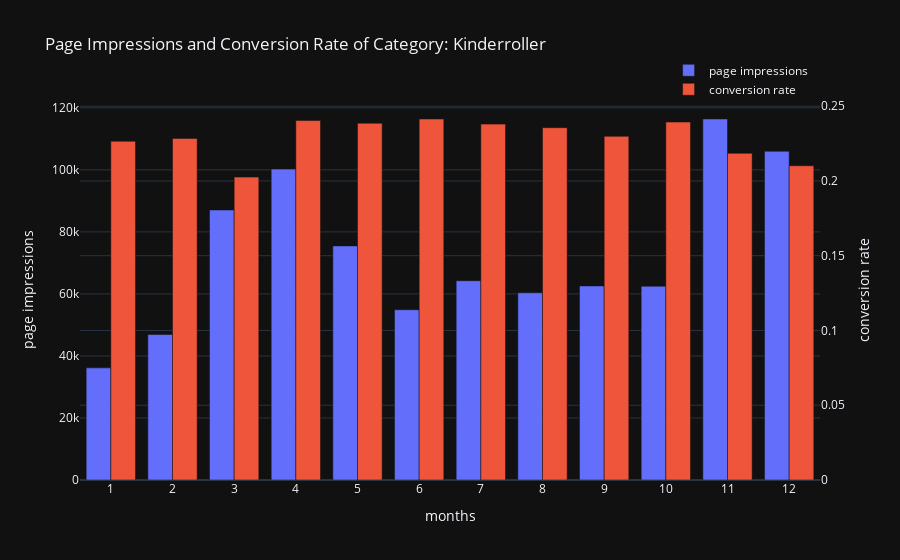

The notebook cell saved with this chart:
### Markdown cell above
Bar Plot with two y-axes for "page impressions" & "conversion rate":

### Code cell
cat_name = "Kinderroller"
cat = data.loc[data['category'] == cat_name]

fig = go.Figure(
    data=[
        go.Bar(name='page impressions', x=cat["month"], y=cat["pageimpressions"], yaxis='y', offsetgroup=1),
        go.Bar(name='conversion rate', x=cat["month"], y=cat["CR"], yaxis='y2', offsetgroup=2)
    ],
    layout={
        'yaxis': {'title': 'page impressions'},
        'yaxis2': {'title': 'conversion rate', 'overlaying': 'y', 'side': 'right'}
    }
)
# Change the bar mode
fig.update_xaxes(title_text="months", dtick=[len(cat.index)])
fig.update_layout(title_text=f"Page Impressions and Conversion Rate of Category: {cat_name}", 
                barmode='group', template='plotly_dark',
                legend=dict(yanchor="bottom",y=0.99, xanchor="right",x=0.99))
fig.show()

### Figure 1 — Plotly figure (JSON) as saved in the notebook; plotly's stock layout.template omitted (floating-point values rounded to 4 significant figures)
{"data": [{"name": "page impressions", "offsetgroup": "1", "type": "bar", "x": [1, 2, 3, 4, 5, 6, 7, 8, 9, 10, 11, 12], "y": [36156, 46916, 87064, 100233, 75479, 54897, 64260, 60366, 62572, 62472, 116394, 105993], "yaxis": "y"}, {"name": "conversion rate", "offsetgroup": "2", "type": "bar", "x": [1, 2, 3, 4, 5, 6, 7, 8, 9, 10, 11, 12], "y": [0.2265, 0.2285, 0.2026, 0.2404, 0.2386, 0.2414, 0.238, 0.2356, 0.2298, 0.2394, 0.2185, 0.2102], "yaxis": "y2"}], "layout": {"barmode": "group", "legend": {"x": 0.99, "xanchor": "right", "y": 0.99, "yanchor": "bottom"}, "title": {"text": "Page Impressions and Conversion Rate of Category: Kinderroller"}, "xaxis": {"dtick": [12], "title": {"text": "months"}}, "yaxis": {"title": {"text": "page impressions"}}, "yaxis2": {"overlaying": "y", "side": "right", "title": {"text": "conversion rate"}}}}
